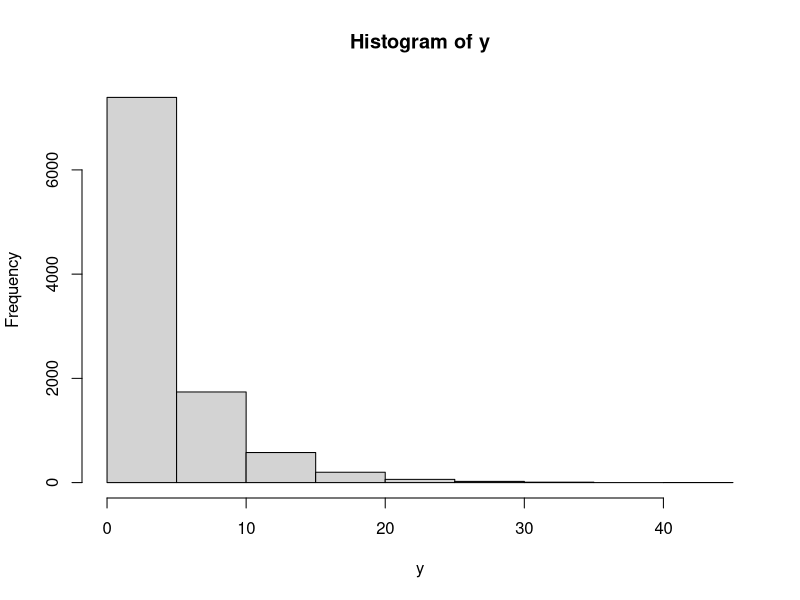

Write R code to recreate this figure.
#a
x = 3
p = 0.2
dgeom(x, p)
#hasil [1] 0.1024

#b
data = 10000
p = 0.2
x = 3
mean(rgeom(data,p) == x)
#hasil [1] 0.1051

#c
#hasil tidak terlalu jauh. Namun karena 1b memakai fungsi random maka hasilnya berbeda

#d
set.seed(10)
x = 10000
y = rgeom(x, 0.2)
hist(y)

#e
#MEAN : 1/p
#Variansi : (1-p)/p^2
